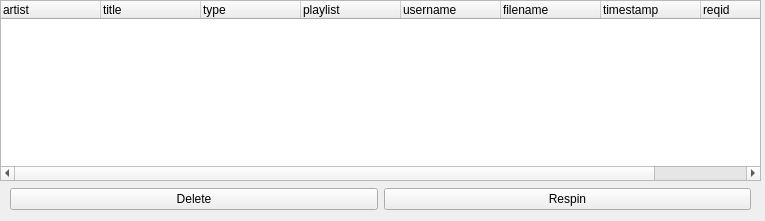
<?xml version="1.0" encoding="UTF-8"?>
<ui version="4.0">
 <class>RequestWindow</class>
 <widget class="QWidget" name="RequestWindow">
  <property name="geometry">
   <rect>
    <x>0</x>
    <y>0</y>
    <width>765</width>
    <height>221</height>
   </rect>
  </property>
  <property name="windowTitle">
   <string>Requests</string>
  </property>
  <widget class="QWidget" name="verticalLayoutWidget">
   <property name="geometry">
    <rect>
     <x>0</x>
     <y>0</y>
     <width>761</width>
     <height>211</height>
    </rect>
   </property>
   <layout class="QVBoxLayout" name="window_layout">
    <item>
     <widget class="QTableWidget" name="request_table">
      <property name="sizeAdjustPolicy">
       <enum>QAbstractScrollArea::AdjustToContents</enum>
      </property>
      <property name="selectionBehavior">
       <enum>QAbstractItemView::SelectRows</enum>
      </property>
      <attribute name="horizontalHeaderCascadingSectionResizes">
       <bool>true</bool>
      </attribute>
      <attribute name="horizontalHeaderStretchLastSection">
       <bool>true</bool>
      </attribute>
      <column>
       <property name="text">
        <string>artist</string>
       </property>
       <property name="textAlignment">
        <set>AlignLeading|AlignVCenter</set>
       </property>
      </column>
      <column>
       <property name="text">
        <string>title</string>
       </property>
       <property name="textAlignment">
        <set>AlignLeading|AlignVCenter</set>
       </property>
      </column>
      <column>
       <property name="text">
        <string>type</string>
       </property>
       <property name="textAlignment">
        <set>AlignLeading|AlignVCenter</set>
       </property>
      </column>
      <column>
       <property name="text">
        <string>playlist</string>
       </property>
       <property name="textAlignment">
        <set>AlignLeading|AlignVCenter</set>
       </property>
      </column>
      <column>
       <property name="text">
        <string>username</string>
       </property>
       <property name="textAlignment">
        <set>AlignLeading|AlignVCenter</set>
       </property>
      </column>
      <column>
       <property name="text">
        <string>filename</string>
       </property>
       <property name="textAlignment">
        <set>AlignLeading|AlignVCenter</set>
       </property>
      </column>
      <column>
       <property name="text">
        <string>timestamp</string>
       </property>
       <property name="textAlignment">
        <set>AlignLeading|AlignVCenter</set>
       </property>
      </column>
      <column>
       <property name="text">
        <string>reqid</string>
       </property>
       <property name="textAlignment">
        <set>AlignLeading|AlignVCenter</set>
       </property>
      </column>
     </widget>
    </item>
    <item>
     <layout class="QHBoxLayout" name="button_layout">
      <property name="leftMargin">
       <number>10</number>
      </property>
      <property name="topMargin">
       <number>1</number>
      </property>
      <property name="rightMargin">
       <number>10</number>
      </property>
      <property name="bottomMargin">
       <number>1</number>
      </property>
      <item>
       <widget class="QPushButton" name="del_button">
        <property name="text">
         <string>Delete</string>
        </property>
       </widget>
      </item>
      <item>
       <widget class="QPushButton" name="respin_button">
        <property name="text">
         <string>Respin</string>
        </property>
       </widget>
      </item>
     </layout>
    </item>
   </layout>
  </widget>
 </widget>
 <resources/>
 <connections/>
</ui>
